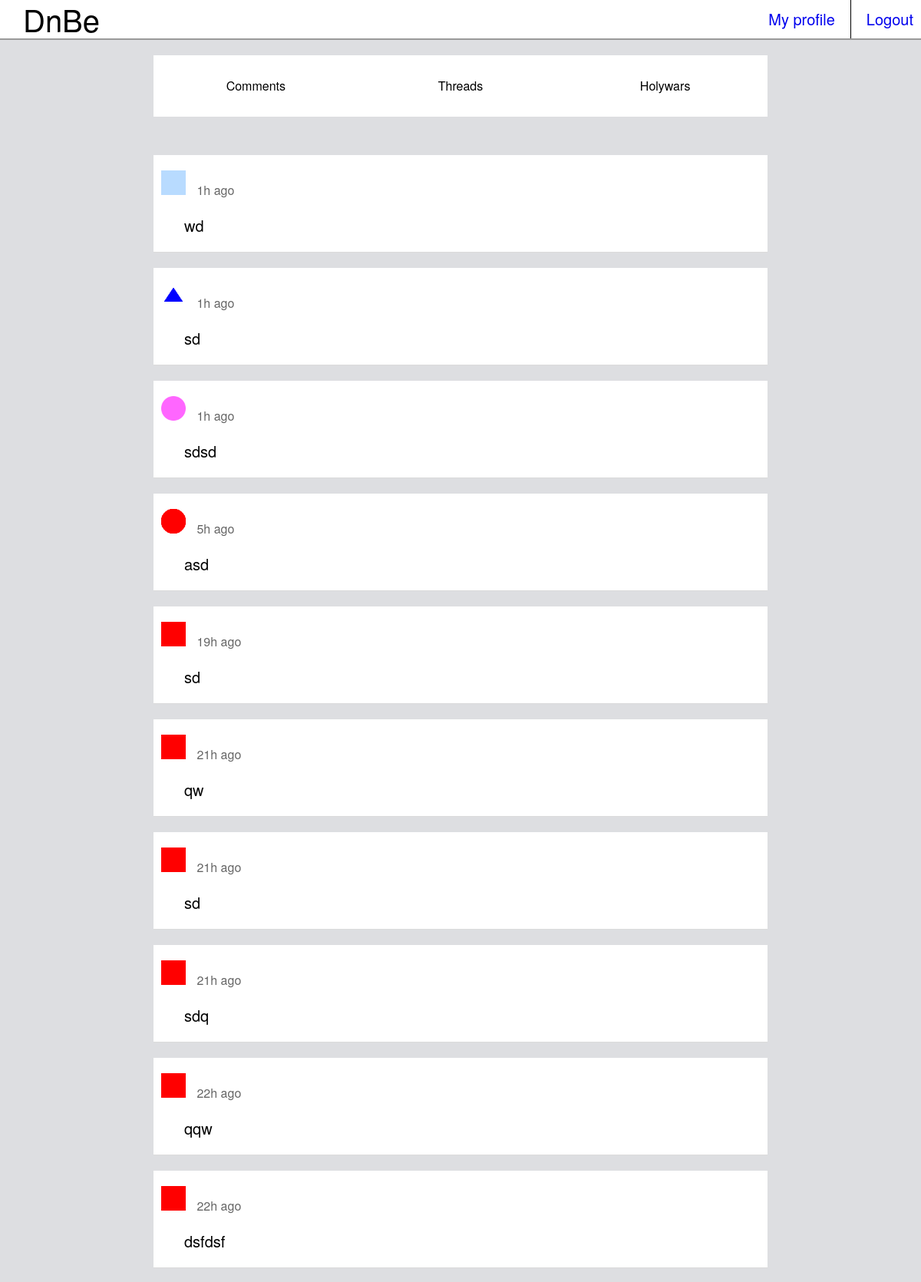
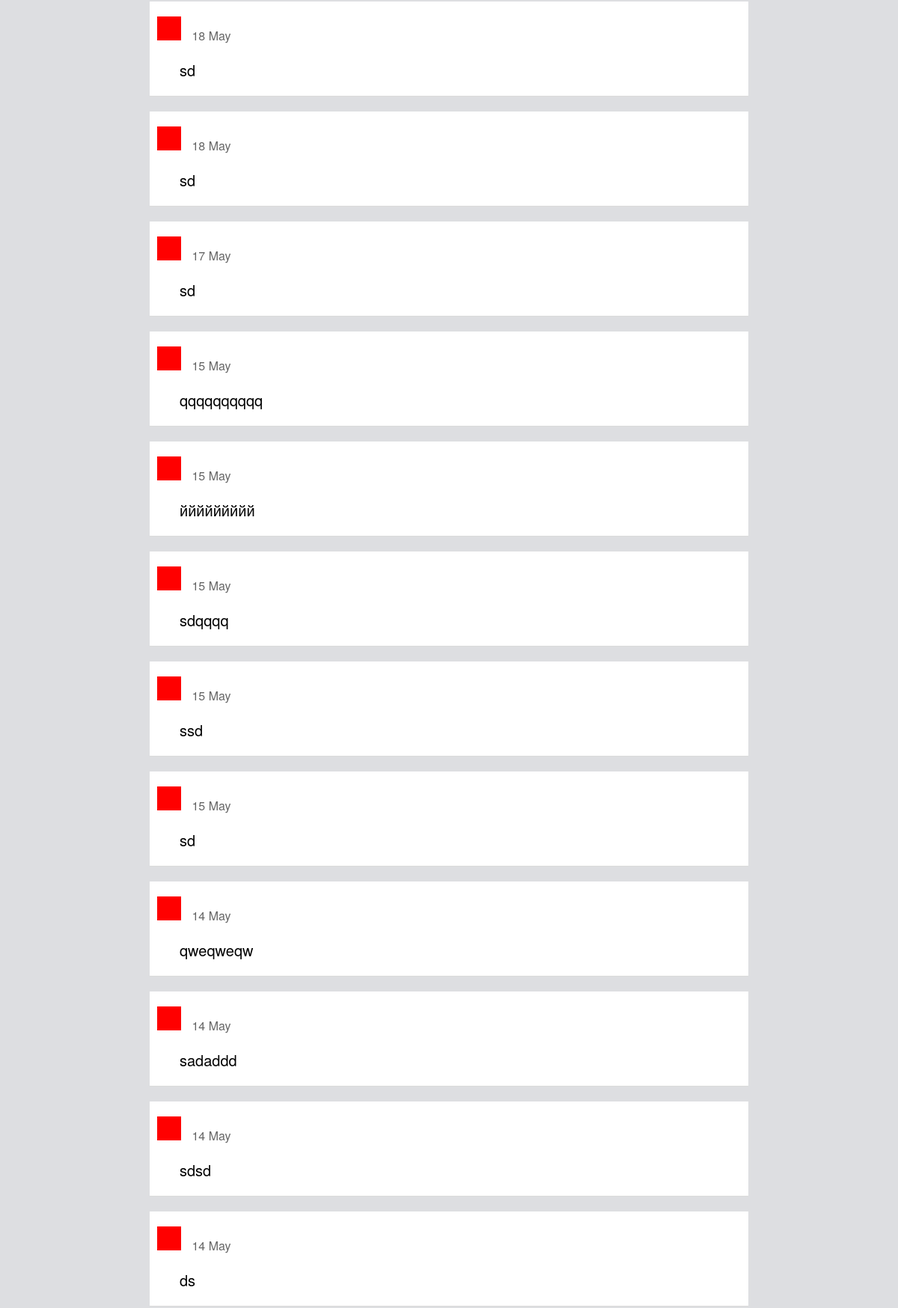
Page /my_profile (signed in, upper part) on the committed database (2 pictures, top to bottom).
### holywars/models.py (models this page shows, shortened)
class ThreadComments(models.Model):
    thread = models.ForeignKey('Thread')
    comment_likes = models.IntegerField(default=0)
    time_create = models.DateTimeField(auto_now_add=True)
    avatar = models.CharField(max_length=50, default=0)
    text = models.TextField()
    user = models.ForeignKey(User, blank=True, null=True)
    def time_ago_create(self):
        create_time = self.time_create.replace(microsecond=0)
        now_time = datetime.datetime.now().replace(microsecond=0)
        now_time = now_time.replace(tzinfo=None)
        ago_time = now_time - create_time
        hours, remainder = divmod(ago_time.seconds, 3600)
        minutes, seconds = divmod(remainder, 60)
        if ago_time.days >= 1:
            day = create_time.day
            month = create_time.strftime("%B")
            return "%s %s" % (day, month)
        elif hours > 0:
            hours = str(hours) + 'h ago'
            return hours
        else:
            minutes = str(minutes) + 'm ago'
            return minutes

### holywars/views.py (the view)
# urls.py: url(r'^my_profile$', views.my_profile, name='my_profile'),
def my_profile(request):
    if request.user.is_authenticated():
        holywars = Holywar.objects.filter(user=request.user).order_by('-id')
        threads = Thread.objects.filter(user=request.user).order_by('-id')
        comments = ThreadComments.objects.filter(user=request.user).order_by('-id')
        context = {'holywars':  holywars, 'threads': threads, 'comments': comments}
        return render(request, 'holywars/my_profile.html', context)
    else:
        return HttpResponseRedirect('/')

### holywars/models.py (called while the page is built)
    def time_ago_create(self):
        create_time = self.time_create.replace(microsecond=0)
        now_time = datetime.datetime.now().replace(microsecond=0)
        now_time = now_time.replace(tzinfo=None)
        ago_time = now_time - create_time
        hours, remainder = divmod(ago_time.seconds, 3600)
        minutes, seconds = divmod(remainder, 60)
        if ago_time.days >= 1:
            day = create_time.day
            month = create_time.strftime("%B")
            return "%s %s" % (day, month)
        elif hours > 0:
            hours = str(hours) + 'h ago'
            return hours
        else:
            minutes = str(minutes) + 'm ago'
            return minutes

    def time_ago_create(self):
        create_time = self.time_create.replace(microsecond=0)
        now_time = datetime.datetime.now().replace(microsecond=0)
        now_time = now_time.replace(tzinfo=None)
        ago_time = now_time - create_time
        hours, remainder = divmod(ago_time.seconds, 3600)
        minutes, seconds = divmod(remainder, 60)
        if ago_time.days >= 1:
            day = create_time.day
            month = create_time.strftime("%B")
            return "%s %s" % (day, month)
        elif hours > 0:
            hours = str(hours) + 'h ago'
            return hours
        else:
            minutes = str(minutes) + 'm ago'
            return minutes

### templates/holywars/my_profile.html (shortened to what this page needs)
<!DOCTYPE html>
    <head>
    {% load staticfiles %}
    <link rel="stylesheet" type="text/css" href="{% static 'style.css' %} " />
    </head>
    <body class="thread_body">
        <div class="header">
            <a href="/" class="header_title"> DnBe </a>
            <a href="/accounts/logout/" class="header_my_profile"> Logout </a>
            <a href="/my_profile" class="header_my_profile" style="  border-right: 1px solid black;padding-right: 20px;">    My profile
            </a>
        </div>
        <div id="main" style="max-width: 800px;margin:20px auto;">
        <div style="background-color:white;height:80px;margin-bottom:50px;" id="header_blocks">
            <div class="my_profile_header" id="h_comments">
                Comments
            </div><div class="my_profile_header" id="h_threads">
                Threads
            </div><div class="my_profile_header" id="h_holywars">
                Holywars
            </div>
        </div>
        <div id="wrapper">
        <div class="thread_comment_wrapper" id="comments" style="background:0;">
        {% for comment in comments %}
            <a href="/h/{{comment.thread.holywar.id}}/{{ comment.thread.id }}" class="thread_comment" style="margin-left:0;border-bottom: 1px solid rgb(219, 219, 219);margin-bottom: 20px;padding-bottom: 20px;display:block;">
                <div class="thread_comment_header">
                    <img src="/static/avatar/{{comment.avatar}}.png" class="comment_ava"></img>
                    <div class="comment_footer" style="color:black;">
                        {{ comment.time_ago_create }}
                    </div>
                </div>
                <p class="thread_comment_text" style="margin-bottom:0;color:black;"> {{ comment.text }} </p>
            </a>
        {% endfor %}
        </div>
        </div>
        </div>
    </body>
</html>

### static/style.css (style rules this page uses)
body,html { margin: 0; padding: 0; background-color: rgb(221, 222, 225); font-family: "Helvetica Neue",Helvetica,Arial,sans-serif; }
a { text-decoration: none; }
.header { height: 50px; background-color: white; font-size: 20px; border-bottom: 2px solid #9a9a9a; }
.header_title { line-height: 50px; display: inline-block; font-size: 2em; padding: 0px 30px; color: black; }
.header_my_profile { display: inline-block; float: right; line-height: 50px; margin: 0 10px }
.thread_comment { margin-left: 5px; padding-top: 20px; }
.thread_comment_text { font-size: 20px; width: 90%; margin: 20px auto; }
.comment_ava { display: inline-block; width: 32px; height: 32px; margin-left: 10px; }
.comment_footer { height: 20px; opacity: 0.6; margin-left: 10px; display: inline-block; }
.thread_comment_wrapper { background-color: white; margin-bottom: 40px; }
@media all and (min-width: 700px) { .thread_body { background-color: rgb(251, 252, 255); background-color: rgb(221, 222, 225); margin: 0 auto; } }

### templates/holywars/my_profile.html (style rules this page uses)
.my_profile_header { line-height:80px; width:100%; text-align:center; display: inline-block; }
.thread_comment { background-color: white; }

### rows in the picture
ThreadComments: shows a picture, time_ago_create "1h ago", text "wd"
ThreadComments: shows a picture, time_ago_create "1h ago", text "sd"
ThreadComments: shows a picture, time_ago_create "1h ago", text "sdsd"
ThreadComments: shows a picture, time_ago_create "5h ago", text "asd"
ThreadComments: time_ago_create "19h ago", text "sd"
ThreadComments: time_ago_create "21h ago", text "qw"
ThreadComments: time_ago_create "21h ago", text "sd"
ThreadComments: time_ago_create "21h ago", text "sdq"
ThreadComments: time_ago_create "22h ago", text "qqw"
ThreadComments: time_ago_create "22h ago", text "dsfdsf"
ThreadComments: time_ago_create "18 May", text "sd"
ThreadComments: time_ago_create "18 May", text "sd"
ThreadComments: time_ago_create "17 May", text "sd"
ThreadComments: time_ago_create "15 May", text "qqqqqqqqqq"
ThreadComments: time_ago_create "15 May", text "ййййййййй"
ThreadComments: time_ago_create "15 May", text "sdqqqq"
ThreadComments: time_ago_create "15 May", text "ssd"
ThreadComments: time_ago_create "15 May", text "sd"
ThreadComments: time_ago_create "14 May", text "qweqweqw"
ThreadComments: time_ago_create "14 May", text "sadaddd"
ThreadComments: time_ago_create "14 May", text "sdsd"
ThreadComments: time_ago_create "14 May", text "ds"
